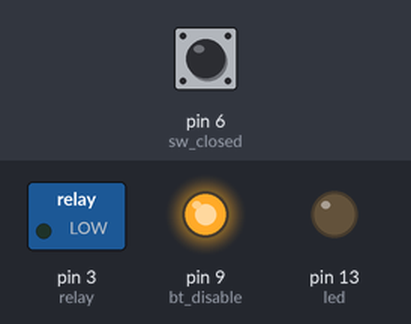
The sketch below on a simulated Arduino Uno, built with avr-gcc and run on an emulated ATmega328P. Shown: switched loads named in the sketch (green lamp = pin HIGH), output pins drawn as LEDs (lit = HIGH). The test bench sets the inputs (shaded band); at power-on: pin 6 (sw_closed) HIGH.

Above: at 0.5 s.
At 16.2 s:
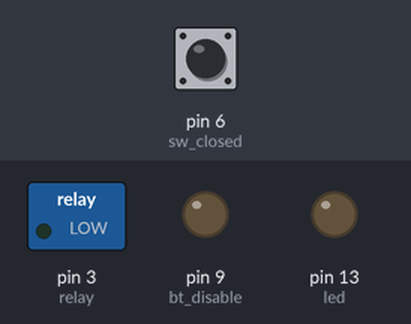
Timing chart, 0 to 41.0 s (numbered marks = the images above):
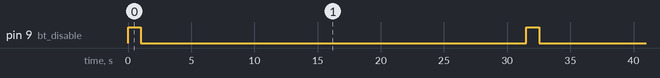

Measured:
- by itself, pin 9 (bt_disable): alternates HIGH for 1.0 s and LOW for 30.5 s

The sketch:

Controle_Portao_MX30.ino
```cpp
#include <SoftwareSerial.h>

//PIN do bluetooth: 1119


//Hardware pins

//Fake button press output
const int relay = 3;

//Closed sensor, active low
const int sw_closed = 6;

const int led = 13;

const int bt_disable = 9;

SoftwareSerial bluetooth(11, 10); // RX, TX

//--------
//Protocol:
//  {xxx} - xxx is the desired command
// Implemented:
//  {btn} - fake button press
//  {kal} - keep-alive
//  {ace} - auto close enabled
//  {acd} - auto close disabled
//--------

//Keep alive wait time
const int KEEPALIVE_TIME = 6000;
const int DATA_SIZE = 8;

//Incoming serial data buffer
char buffer[DATA_SIZE];

//Last keep alive check time
unsigned long lastKeepAliveTime;

//Auto reset bluetooth every 30 min
const unsigned long BT_RESTART_TIME = 1000*60*30;

unsigned long lastBtRestartTime;

bool gotKeepAlive = false;
bool useAutoClose = false;
bool btRestarted = false;


void setup(){
  //115200 was error prone with software serial
  bluetooth.begin(57600);
  Serial.begin(115200);
  pinMode(relay,OUTPUT);
  pinMode(led,OUTPUT);
  pinMode(sw_closed,INPUT);
  pinMode(bt_disable,OUTPUT);
  digitalWrite(bt_disable,LOW);
}

void fakeButton(){
  digitalWrite(relay,HIGH);
  delay(333);
  digitalWrite(relay,LOW);
}

void serialBridge(){
  while(bluetooth.available())
  Serial.write(bluetooth.read());

  while(Serial.available())
  bluetooth.write(Serial.read());
}

void blinkLed(){
  digitalWrite(led,HIGH);
  delay(500);
  digitalWrite(led,LOW);
  delay(500);
}

void autoRestartBt(){
  if(gotKeepAlive or btRestarted)
    return;
  else{
    digitalWrite(bt_disable,HIGH);
    delay(1000);
    digitalWrite(bt_disable,LOW);
    btRestarted = true;
    lastBtRestartTime = millis();
  }
}

void autoClose(){

  bool closed = !digitalRead(sw_closed);

  if(closed)
    useAutoClose = false;

  else if(useAutoClose and !gotKeepAlive){
    fakeButton();
    useAutoClose = false;
  }

}

//--------
//Protocol:
//  {xxx} - xxx is the desired command
// Implemented:
//  {btn} - fake button press
//  {kal} - keep-alive
//  {ace} - auto close enabled
//  {acd} - auto close disabled
//--------
void handleData(){

  //int strncmp ( const char * str1, const char * str2, size_t num );
    //return 0 if there's an exact match
    if(strncmp(buffer,"btn",3)==0)
      fakeButton();

    else if(strncmp(buffer,"kal",3)==0){
      gotKeepAlive = true;
      btRestarted = false;
      lastKeepAliveTime = millis();
    }
    else if(strncmp(buffer,"ace",3)==0){
      useAutoClose = true;
    }
    else if(strncmp(buffer,"acd",3)==0){
      useAutoClose = false;
    }

    //Clear buffer
    for(char i:buffer)
      i=' ';

}
void loop(){
    //serialBridge();

    //Serial.readBytesUntil(character, buffer, length)
    if(bluetooth.read()=='{'){
      bluetooth.readBytesUntil('}',buffer,DATA_SIZE);
      Serial.println(buffer);
      handleData();
    }

    if(millis()-lastKeepAliveTime>KEEPALIVE_TIME)
      gotKeepAlive = false;

    if(btRestarted and millis()-lastBtRestartTime>BT_RESTART_TIME)
      btRestarted = false;

    autoClose();
    autoRestartBt();

}
```
